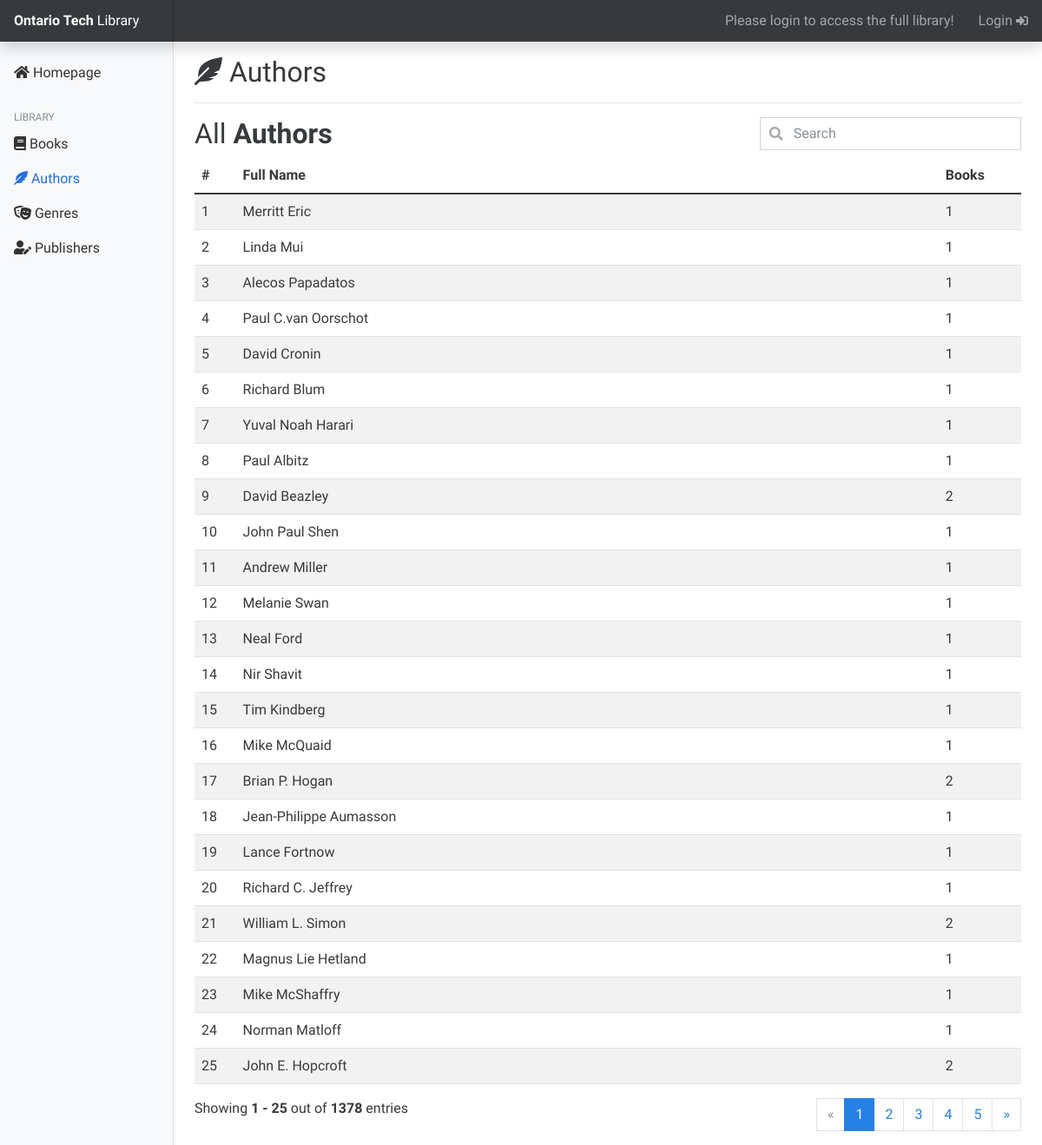
The app's page /authors with its own data.
### tables this page shows
CREATE TABLE authors (
    id INTEGER UNSIGNED NOT NULL AUTO_INCREMENT PRIMARY KEY,
    name_first VARCHAR(100) NOT NULL, 
    name_middle VARCHAR(50), 
    name_last VARCHAR(100)
);

### router.php (called while the page is built, shortened)
<?php
require_once 'db.class.php';
function get($route, $path_to_include) {
    if ($_SERVER['REQUEST_METHOD'] == 'GET') {
        if (route($route, $path_to_include)) exit();
    }
}
function route($route, $path_to_include) {
    $ROOT = $_SERVER['DOCUMENT_ROOT'];
    $request_url       = filter_var($_SERVER['REQUEST_URI'], FILTER_SANITIZE_URL);
    $request_url       = rtrim($request_url, '/');
    $request_url       = strtok($request_url, '?');
    $route_parts       = explode('/', $route);
    $request_url_parts = explode('/', $request_url);
    array_shift($route_parts);
    array_shift($request_url_parts);
    if (count($route_parts) != count($request_url_parts)) {
        return false;
    }
    $parameters = [];
    for ($__i__ = 0; $__i__ < count($route_parts); $__i__++) {
        $route_part = $route_parts[$__i__];
        if (preg_match("/^[$]/", $route_part)) {
            $route_part = ltrim($route_part, '$');
            array_push($parameters, $request_url_parts[$__i__]);
            $$route_part = $request_url_parts[$__i__];
        } else if ($route_parts[$__i__] != $request_url_parts[$__i__]) {
            return;
        }
    }
    include_once("$ROOT/$path_to_include");
    return true;
}
function sanitize($text) {
    return htmlspecialchars($text);
}
function get_value($key, $variable = null) {
    return sanitize(isset($_POST, $_POST[$key]) ? $_POST[$key] : (isset($_GET, $_GET[$key]) ? $_GET[$key] : (isset($variable) ? $variable : '')));
}
function modify_query_url($key, $value = null) {
    $parameters = array();
    if (is_array($key)) {
        $parameters = $key;
    } else $parameters[$key] = $value;
    $path = parse_url($_SERVER['REQUEST_URI']);
    $query_string = $path['query'] ?? "";
    parse_str($query_string, $query);
    foreach ($parameters as $key => $value) {
        $query[$key] = $value;
    }
    return '?' . http_build_query($query);
}

### routes.php (called while the page is built, shortened)
<?php
get('/authors', 'views/authors.php');

### db.class.php (called while the page is built, shortened)
<?php
class DB {
  protected static $mdb = null;
  public static function getMDB() {
    $mdb = DB::$mdb;
    if ($mdb === null) {
      $mdb = DB::$mdb = new MeekroDB();
    }
    $mdb->sync_config();
    return $mdb;
  }
  public static function __callStatic($name, $args) {
    $fn = array(DB::getMDB(), $name);
    return call_user_func_array($fn, $args);
  }
}
class MeekroDB {
  public $dbName = '';
  public $user = '';
  public $password = '';
  public $host = 'localhost';
  public $port = 3306;
  public $socket = null;
  public $encoding = 'latin1';
  public $param_char = '%';
  public $named_param_seperator = '_';
  public $connect_options = array(MYSQLI_OPT_CONNECT_TIMEOUT => 30);
  public $internal_mysql = null;
  public function __construct($host=null, $user=null, $password=null, $dbName=null, $port=null, $encoding=null, $socket=null)  {
    if ($host === null) $host = DB::$host;
    if ($user === null) $user = DB::$user;
    if ($password === null) $password = DB::$password;
    if ($dbName === null) $dbName = DB::$dbName;
    if ($port === null) $port = DB::$port;
    if ($socket === null) $socket = DB::$socket;
    if ($encoding === null) $encoding = DB::$encoding;
    $this->host = $host;
    $this->user = $user;
    $this->password = $password;
    $this->dbName = $dbName;
    $this->port = $port;
    $this->socket = $socket;
    $this->encoding = $encoding;
  }
  public function get() {
    $mysql = $this->internal_mysql;
    if (!($mysql instanceof MySQLi)) {
      if (! $this->port) $this->port = ini_get('mysqli.default_port');
      $mysql = new mysqli();
      foreach ($this->connect_options as $key => $value) {
        $mysql->options($key, $value);
      }
      $mysql->set_charset($this->encoding);
      $this->internal_mysql = $mysql;
    }
    return $mysql;
  }
  function runHook($type, $args=array()) {
    if ($type == 'pre_parse') {
      $query = $args['query'];
      $args = $args['args'];
      return array($query, $args);
    }
    else if ($type == 'pre_run') {
      $query = $args['query'];
      return $query;
    }
  }
  function formatTableName($table) {
    $table = trim($table, '`');
    if (strpos($table, '.')) return implode('.', array_map(array($this, 'formatTableName'), explode('.', $table)));
    else return '`' . str_replace('`', '``', $table) . '`';
  }
  protected function paramsMap() {
    $t = $this;
    return array(
      's' => function($arg) use ($t) { return $t->escape($arg); },
      'i' => function($arg) use ($t) { return $t->intval($arg); },
      'd' => function($arg) use ($t) { return doubleval($arg); },
      'b' => function($arg) use ($t) { return $t->formatTableName($arg); },
      'l' => function($arg) use ($t) { return strval($arg); },
      't' => function($arg) use ($t) { return $t->escapeTS($arg); },
      'ss' => function($arg) use ($t) { return $t->escape("%" . str_replace(array('%', '_'), array('\%', '\_'), $arg) . "%"); },
      'ls' => function($arg) use ($t) { return array_map(array($t, 'escape'), $arg); },
      'li' => function($arg) use ($t) { return array_map(array($t, 'intval'), $arg); },
      'ld' => function($arg) use ($t) { return array_map('doubleval', $arg); },
      'lb' => function($arg) use ($t) { return array_map(array($t, 'formatTableName'), $arg); },
      'll' => function($arg) use ($t) { return array_map('strval', $arg); },
      'lt' => function($arg) use ($t) { return array_map(array($t, 'escapeTS'), $arg); },
      '?' => function($arg) use ($t) { return $t->sanitize($arg); },
      'l?' => function($arg) use ($t) { return $t->sanitize($arg, 'list'); },
      'll?' => function($arg) use ($t) { return $t->sanitize($arg, 'doublelist'); },
      'hc' => function($arg) use ($t) { return $t->sanitize($arg, 'hash'); },
      'ha' => function($arg) use ($t) { return $t->sanitize($arg, 'hash', ' AND '); },
      'ho' => function($arg) use ($t) { return $t->sanitize($arg, 'hash', ' OR '); },
      $this->param_char => function($arg) use ($t) { return $t->param_char; },
    );
  }
  protected function nextQueryParam($query) {
    $keys = array_keys($this->paramsMap());
    $first_position = PHP_INT_MAX;
    $first_param = null;
    $first_type = null;
    $arg = null;
    $named_arg = null;
    foreach ($keys as $key) {
      $fullkey = $this->param_char . $key;
      $pos = strpos($query, $fullkey);
      if ($pos === false) continue;
      if ($pos <= $first_position) {
        $first_position = $pos;
        $first_param = $fullkey;
        $first_type = $key;
      }
    }
    if (is_null($first_param)) return;
    $first_position_end = $first_position + strlen($first_param);
    $named_seperator_length = strlen($this->named_param_seperator);
    $arg_mask = '0123456789';
    return array(
      'param' => $first_param,
      'type' => $first_type,
      'pos' => $first_position,
      'arg' => $arg,
      'named_arg' => $named_arg,
    );
  }
  protected function preParse($query, $args) {
    $arg_ct = 0;
    $max_numbered_arg = 0;
    $use_named_args = false;
    $queryParts = array();
    while ($Param = $this->nextQueryParam($query)) {
      if ($Param['pos'] > 0) {
        $queryParts[] = substr($query, 0, $Param['pos']);
      }
      if ($Param['type'] != $this->param_char && is_null($Param['arg']) && is_null($Param['named_arg'])) {
        $Param['arg'] = $arg_ct++;
      }
      if (! is_null($Param['arg'])) {
        $use_numbered_args = true;
        $max_numbered_arg = max($max_numbered_arg, $Param['arg']);
      }
      $queryParts[] = $Param;
      $query = substr($query, $Param['pos'] + strlen($Param['param']));
    }
    return $queryParts;
  }
  function parse($query) {
    $args = func_get_args();
    array_shift($args);
    $query = trim($query);
    if (! $args) return $query;
    $queryParts = $this->preParse($query, $args);
    $array_types = array('ls', 'li', 'ld', 'lb', 'll', 'lt', 'l?', 'll?', 'hc', 'ha', 'ho');
    $Map = $this->paramsMap();
    $query = '';
    foreach ($queryParts as $Part) {
      if (is_string($Part)) {
        $query .= $Part;
        continue;
      }
      $fn = $Map[$Part['type']];
      $is_array_type = in_array($Part['type'], $array_types, true);
      $val = null;
      if (!is_null($Part['named_arg'])) {
        $key = $Part['named_arg'];
        if (! array_key_exists($key, $args[0])) {
          throw new MeekroDBException("Couldn't find named arg {$key}!");
        }
        $val = $args[0][$key];
      }
      else if (!is_null($Part['arg'])) {
        $key = $Part['arg'];
        $val = $args[$key];
      }
      if (is_object($val) && ($val instanceof WhereClause)) {
        list($clause_sql, $clause_args) = $val->textAndArgs();
        array_unshift($clause_args, $clause_sql);
        $result = call_user_func_array(array($this, 'parse'), $clause_args);
      }
      else {
        $result = $fn($val);
      }
      $query .= $result;
    }
    return $query;
  }
  function intval($var) {
    if (PHP_INT_SIZE == 8) return intval($var);
    return floor(doubleval($var));
  }
  public function query() { return $this->queryHelper(array('assoc' => true), func_get_args()); }
  public function queryAllLists() { return $this->queryHelper(array(), func_get_args()); }
  protected function queryHelper($opts, $args) {
    $query = array_shift($args);
    $opts_raw = (isset($opts['raw']) && $opts['raw']);
    $opts_assoc = (isset($opts['assoc']) && $opts['assoc']);
    $opts_walk = (isset($opts['walk']) && $opts['walk']);
    $is_buffered = !($opts_raw || $opts_walk);
    list($query, $args) = $this->runHook('pre_parse', array('query' => $query, 'args' => $args));
    $sql = call_user_func_array(array($this, 'parse'), array_merge(array($query), $args));
    $sql = $this->runHook('pre_run', array('query' => $sql));
    $db = $this->get();
    $result = $db->query($sql, $is_buffered ? MYSQLI_STORE_RESULT : MYSQLI_USE_RESULT);
    $return = array();
    while ($row = ($opts_assoc ? $result->fetch_assoc() : $result->fetch_row())) {
      $return[] = $row;
    }
    return $return;
  }
  public function queryFirstList() {
    $args = func_get_args();
    $result = call_user_func_array(array($this, 'queryAllLists'), $args);
    return reset($result);
  }
  public function queryFirstField() {
    $args = func_get_args();
    $row = call_user_func_array(array($this, 'queryFirstList'), $args);
    return $row[0];
  }
}
class WhereClause {
  public $clauses = array();
  function __construct($type) {
    $type = strtolower($type);
  }
  function textAndArgs() {
    $sql = array();
    $args = array();
    if (count($this->clauses) == 0) return array('(1)', $args);
    return array($sql, $args);
  }
}
?>

### views/authors.php (the view, shortened to what this page needs)
<?php
$where = new WhereClause("or");
$count = DB::queryFirstField("SELECT COUNT(*) FROM authors WHERE %l", $where);
$pagination = pagination($count, 5);
$order_by = $pagination['order_by'];
$sort_by = $pagination['sort_by'];
$limit = $pagination['limit'];
$offset = $pagination['offset'];
$authors = DB::query("SELECT id, CONCAT(name_first, IFNULL(CONCAT(' ', name_middle), ''), ' ', name_last) AS name, (SELECT COUNT(*) FROM book_authors WHERE author_id = authors.id) as books FROM authors WHERE %l ORDER BY %b %l LIMIT %i OFFSET %i", $where, $order_by, $sort_by, $limit, $offset);
include('includes/header.php');
?>
    <div class="d-flex justify-content-between flex-wrap flex-md-nowrap align-items-center pt-3 pb-2 mb-3 border-bottom">
        <h1 class="h2"><i class="fas fa-feather-alt"></i> Authors</h1>
    </div>
    <div class="row">
        <div class="col-sm-8"><h2>All <strong>Authors</strong></h2></div>
        <div class="col-sm-4">
            <form class="form-group search" method="GET" action="">
                <div class="form-group search">
                    <input type="text" name="search" class="form-control" placeholder="Search" value="<?= get_value('search', '') ?>">
                </div>
            </form>
        </div>
    </div>
    <div class="table-responsive">
        <table class="table table-striped">
            <thead>
                <tr>
                    <th scope="col" width="5%">#</th>
                    <th scope="col" width="85%"><a href="<?= modify_query_url([ 'order_by' => 'name', 'sort_by' => ($sort_by == "ASC" ? 'desc' : 'asc') ]) ?>" class="text-decoration-none text-dark">Full Name</a></th>
                    <th scope="col" width="10%"><a href="<?= modify_query_url([ 'order_by' => 'books', 'sort_by' => ($sort_by == "ASC" ? 'desc' : 'asc') ]) ?>" class="text-decoration-none text-dark">Books</a></th>
                </tr>
            </thead>
            <tbody>
                <?php foreach ($authors as $author): ?>
                    <tr onclick="window.location.href='/books?author=<?= $author['id'] ?>'">
                        <td><?= $author['id'] ?></td>
                        <td><?= $author['name'] ?></td>
                        <td><?= $author['books'] ?></td>
                    </tr>
                <?php endforeach; ?>
            </tbody>
        </table>
    </div>
    <div class="row">
        <div class="col-4 hint-text">Showing <b><?= $pagination['start'] ?> - <?= $pagination['end'] ?></b> out of <b><?= $pagination['count'] ?></b> entries</div>
        <nav class="col-8">
            <ul class="pagination justify-content-end">
                <li class="page-item<?= ($pagination['page'] == 1) ? ' disabled' : '' ?>">
                    <a class="page-link" href="<?= modify_query_url('offset', 0) ?>" aria-label="First">
                        <span aria-hidden="true">&laquo;</span>
                    </a>
                </li>
                <?php foreach ($pagination['buttons'] as $button): ?>
                    <li class="page-item<?= ($button['active'] ? ' active' : '') ?>"><a class="page-link" href="<?= modify_query_url('offset', ($button['number'] - 1) * $pagination['limit']) ?>"><?= $button['number'] ?></a></li>
                <?php endforeach; ?>
                <li class="page-item<?= ($pagination['page'] == $pagination['pages']) ? ' disabled' : '' ?>">
                    <a class="page-link" href="<?= modify_query_url('offset', ($pagination['pages'] - 1) * $pagination['limit'] ) ?>" aria-label="Last">
                        <span aria-hidden="true">&raquo;</span>
                    </a>
                </li>
            </ul>
        </nav>
    </div>
<?php include('includes/footer.php'); ?>

### assets/css/style.css (style rules this page uses)
.search .form-control { padding-left: 2.375rem; }

### records on screen
authors: id "1", name "Merritt Eric", books "1"
authors: id "2", name "Linda Mui", books "1"
authors: id "3", name "Alecos Papadatos", books "1"
authors: id "4", name "Paul C.van Oorschot", books "1"
authors: id "5", name "David Cronin", books "1"
authors: id "6", name "Richard Blum", books "1"
authors: id "7", name "Yuval Noah Harari", books "1"
authors: id "8", name "Paul Albitz", books "1"
authors: id "9", name "David Beazley", books "2"
authors: id "10", name "John Paul Shen", books "1"
authors: id "11", name "Andrew Miller", books "1"
authors: id "12", name "Melanie Swan", books "1"
authors: id "13", name "Neal Ford", books "1"
authors: id "14", name "Nir Shavit", books "1"
authors: id "15", name "Tim Kindberg", books "1"
authors: id "16", name "Mike McQuaid", books "1"
authors: id "17", name "Brian P. Hogan", books "2"
authors: id "18", name "Jean-Philippe Aumasson", books "1"
authors: id "19", name "Lance Fortnow", books "1"
authors: id "20", name "Richard C. Jeffrey", books "1"
authors: id "21", name "William L. Simon", books "2"
authors: id "22", name "Magnus Lie Hetland", books "1"
authors: id "23", name "Mike McShaffry", books "1"
authors: id "24", name "Norman Matloff", books "1"
authors: id "25", name "John E. Hopcroft", books "2"

### other values on screen
$pagination['start'] "1"
$pagination['end'] "25"
$pagination['count'] "1378"
$button['number'] "1"
$button['number'] "2"
$button['number'] "3"
$button['number'] "4"
$button['number'] "5"
